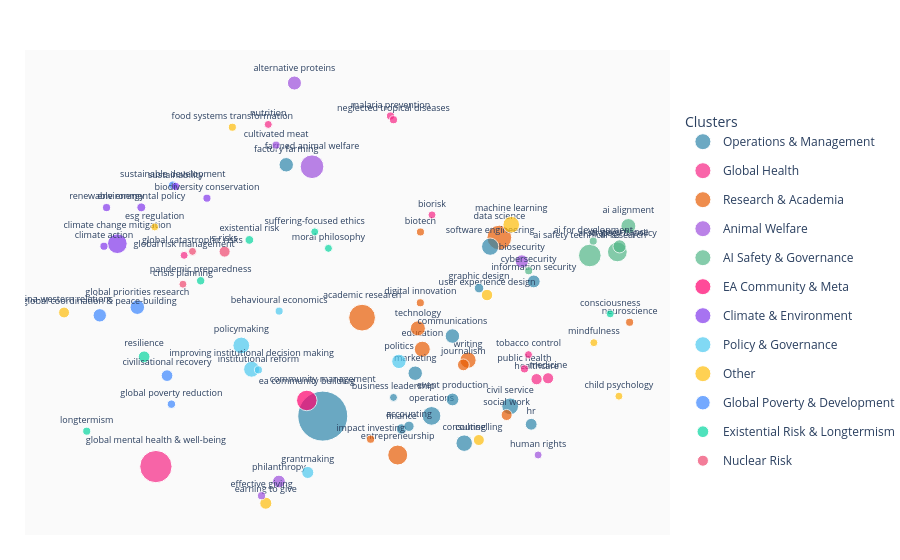

Notebook source saved alongside this figure:
### Code cell
# Create semantic network visualization
if pipe.results.semantic_result:
    fig = pipe.create_semantic_network(min_mentions=3, showtitle=False)
    fig.show()
    fig.write_html(
        "output/semantic_network.html",
        include_plotlyjs="cdn",
        full_html=True,
        config={"responsive": True},
    )
